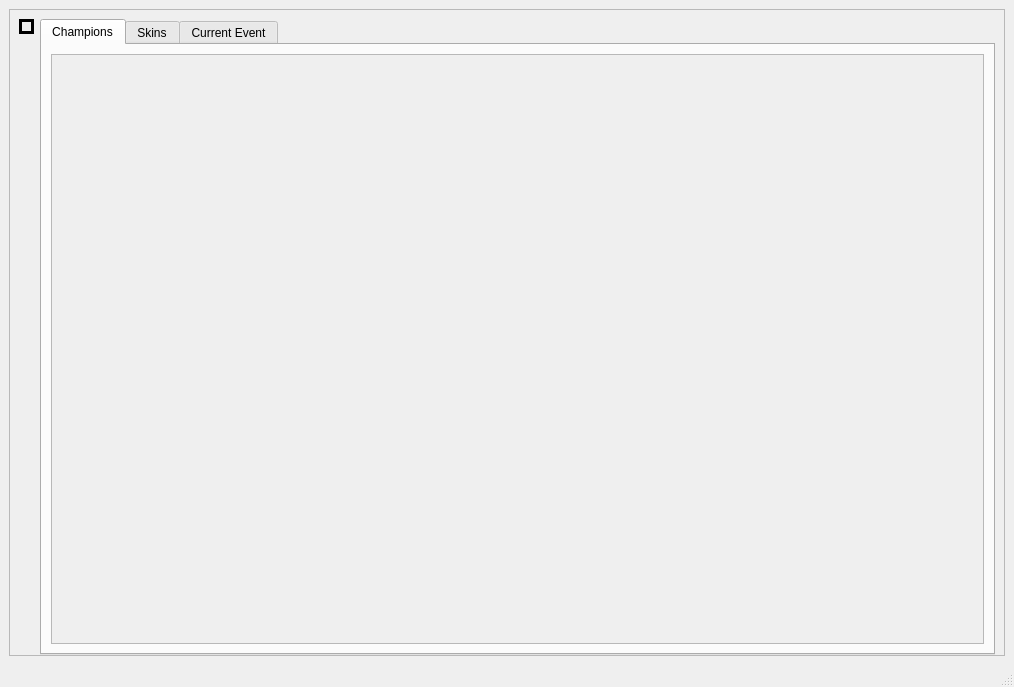
<?xml version="1.0" encoding="UTF-8"?>
<ui version="4.0">
 <class>MainWindow</class>
 <widget class="QMainWindow" name="MainWindow">
  <property name="geometry">
   <rect>
    <x>0</x>
    <y>0</y>
    <width>1014</width>
    <height>687</height>
   </rect>
  </property>
  <property name="sizePolicy">
   <sizepolicy hsizetype="Preferred" vsizetype="Preferred">
    <horstretch>1</horstretch>
    <verstretch>0</verstretch>
   </sizepolicy>
  </property>
  <property name="windowTitle">
   <string>League Tracker</string>
  </property>
  <widget class="QWidget" name="centralwidget">
   <layout class="QGridLayout" name="window_grid_layout">
    <item row="0" column="0">
     <widget class="QFrame" name="main_frame">
      <property name="styleSheet">
       <string notr="true"/>
      </property>
      <property name="frameShape">
       <enum>QFrame::StyledPanel</enum>
      </property>
      <property name="frameShadow">
       <enum>QFrame::Raised</enum>
      </property>
      <layout class="QHBoxLayout" name="horizontalLayout">
       <property name="bottomMargin">
        <number>0</number>
       </property>
       <item alignment="Qt::AlignHCenter|Qt::AlignTop">
        <widget class="QFrame" name="left_panel_frame">
         <property name="sizePolicy">
          <sizepolicy hsizetype="Preferred" vsizetype="Preferred">
           <horstretch>0</horstretch>
           <verstretch>0</verstretch>
          </sizepolicy>
         </property>
         <property name="minimumSize">
          <size>
           <width>0</width>
           <height>0</height>
          </size>
         </property>
         <property name="frameShape">
          <enum>QFrame::Box</enum>
         </property>
         <property name="frameShadow">
          <enum>QFrame::Plain</enum>
         </property>
         <property name="lineWidth">
          <number>3</number>
         </property>
         <layout class="QVBoxLayout" name="left_panel_frame_vertical_layout">
          <property name="leftMargin">
           <number>0</number>
          </property>
          <property name="bottomMargin">
           <number>0</number>
          </property>
         </layout>
        </widget>
       </item>
       <item>
        <widget class="QTabWidget" name="tab_widget">
         <property name="minimumSize">
          <size>
           <width>400</width>
           <height>400</height>
          </size>
         </property>
         <property name="font">
          <font>
           <weight>50</weight>
           <bold>false</bold>
          </font>
         </property>
         <property name="currentIndex">
          <number>0</number>
         </property>
         <widget class="QWidget" name="champs_tab">
          <property name="font">
           <font>
            <weight>50</weight>
            <bold>false</bold>
           </font>
          </property>
          <property name="toolTip">
           <string/>
          </property>
          <attribute name="title">
           <string>Champions</string>
          </attribute>
          <layout class="QGridLayout" name="champs_tab_grid_layout">
           <item row="0" column="0">
            <widget class="QScrollArea" name="champs_tab_scroll_area">
             <property name="verticalScrollBarPolicy">
              <enum>Qt::ScrollBarAsNeeded</enum>
             </property>
             <property name="horizontalScrollBarPolicy">
              <enum>Qt::ScrollBarAlwaysOff</enum>
             </property>
             <property name="widgetResizable">
              <bool>true</bool>
             </property>
             <widget class="QWidget" name="champs_tab_scroll_area_widget_contents">
              <property name="geometry">
               <rect>
                <x>0</x>
                <y>0</y>
                <width>929</width>
                <height>571</height>
               </rect>
              </property>
             </widget>
            </widget>
           </item>
          </layout>
         </widget>
         <widget class="QWidget" name="skins_tab">
          <attribute name="title">
           <string>Skins</string>
          </attribute>
          <layout class="QGridLayout" name="skins_tab_grid_layout">
           <item row="0" column="0">
            <widget class="QScrollArea" name="skins_tab_scroll_area">
             <property name="widgetResizable">
              <bool>true</bool>
             </property>
             <widget class="QWidget" name="skins_tab_scroll_area_widget_contents">
              <property name="geometry">
               <rect>
                <x>0</x>
                <y>0</y>
                <width>933</width>
                <height>571</height>
               </rect>
              </property>
             </widget>
            </widget>
           </item>
          </layout>
         </widget>
         <widget class="QWidget" name="current_event_tab">
          <attribute name="title">
           <string>Current Event</string>
          </attribute>
          <layout class="QGridLayout" name="current_event_tab_grid_layout">
           <item row="0" column="0">
            <widget class="QScrollArea" name="current_event_tab_scroll_area">
             <property name="font">
              <font>
               <weight>50</weight>
               <bold>false</bold>
               <stylestrategy>PreferAntialias</stylestrategy>
              </font>
             </property>
             <property name="widgetResizable">
              <bool>true</bool>
             </property>
             <widget class="QWidget" name="current_event_tab_scroll_area_widget_contents">
              <property name="geometry">
               <rect>
                <x>0</x>
                <y>0</y>
                <width>933</width>
                <height>571</height>
               </rect>
              </property>
              <property name="styleSheet">
               <string notr="true"/>
              </property>
             </widget>
            </widget>
           </item>
          </layout>
         </widget>
        </widget>
       </item>
      </layout>
     </widget>
    </item>
   </layout>
  </widget>
  <widget class="QMenuBar" name="menubar">
   <property name="geometry">
    <rect>
     <x>0</x>
     <y>0</y>
     <width>1014</width>
     <height>21</height>
    </rect>
   </property>
  </widget>
  <widget class="QStatusBar" name="statusbar"/>
 </widget>
 <resources/>
 <connections/>
</ui>
